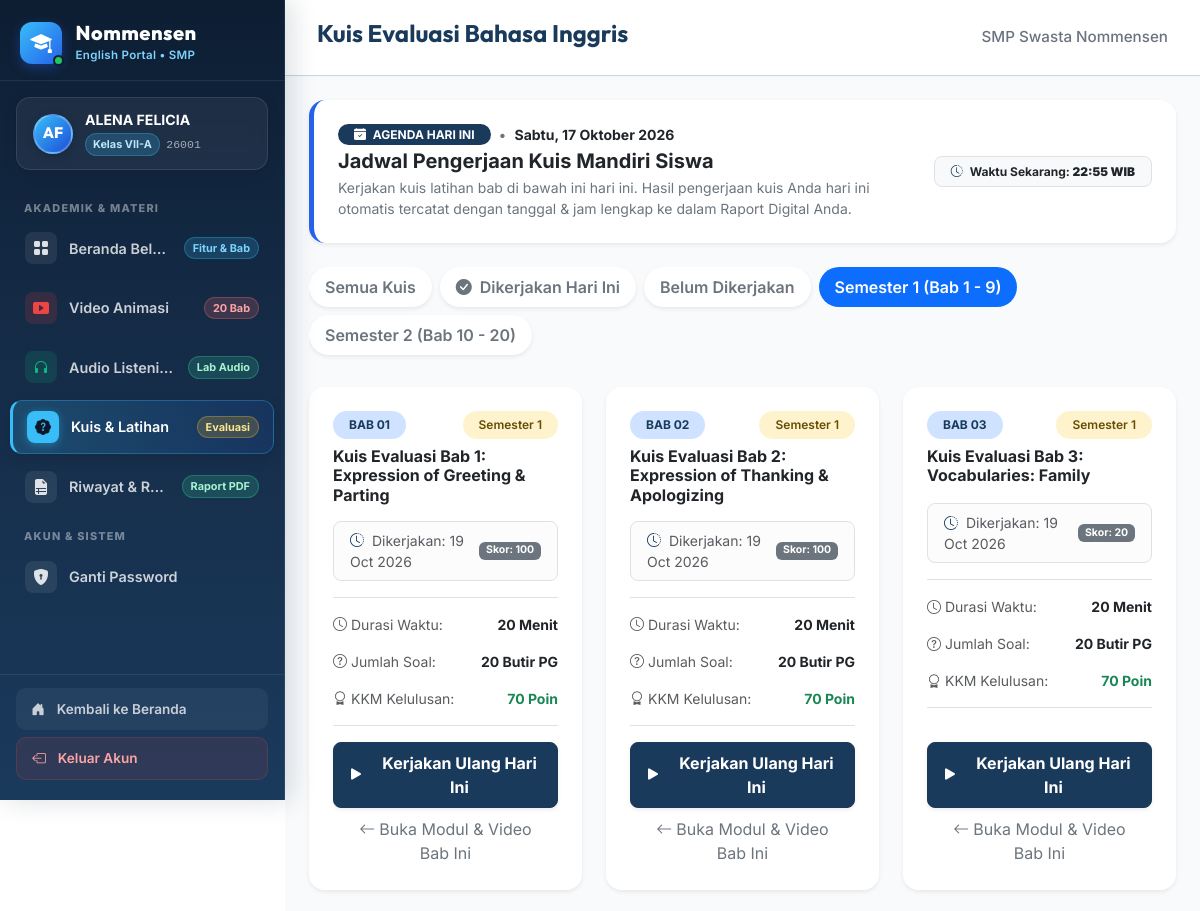
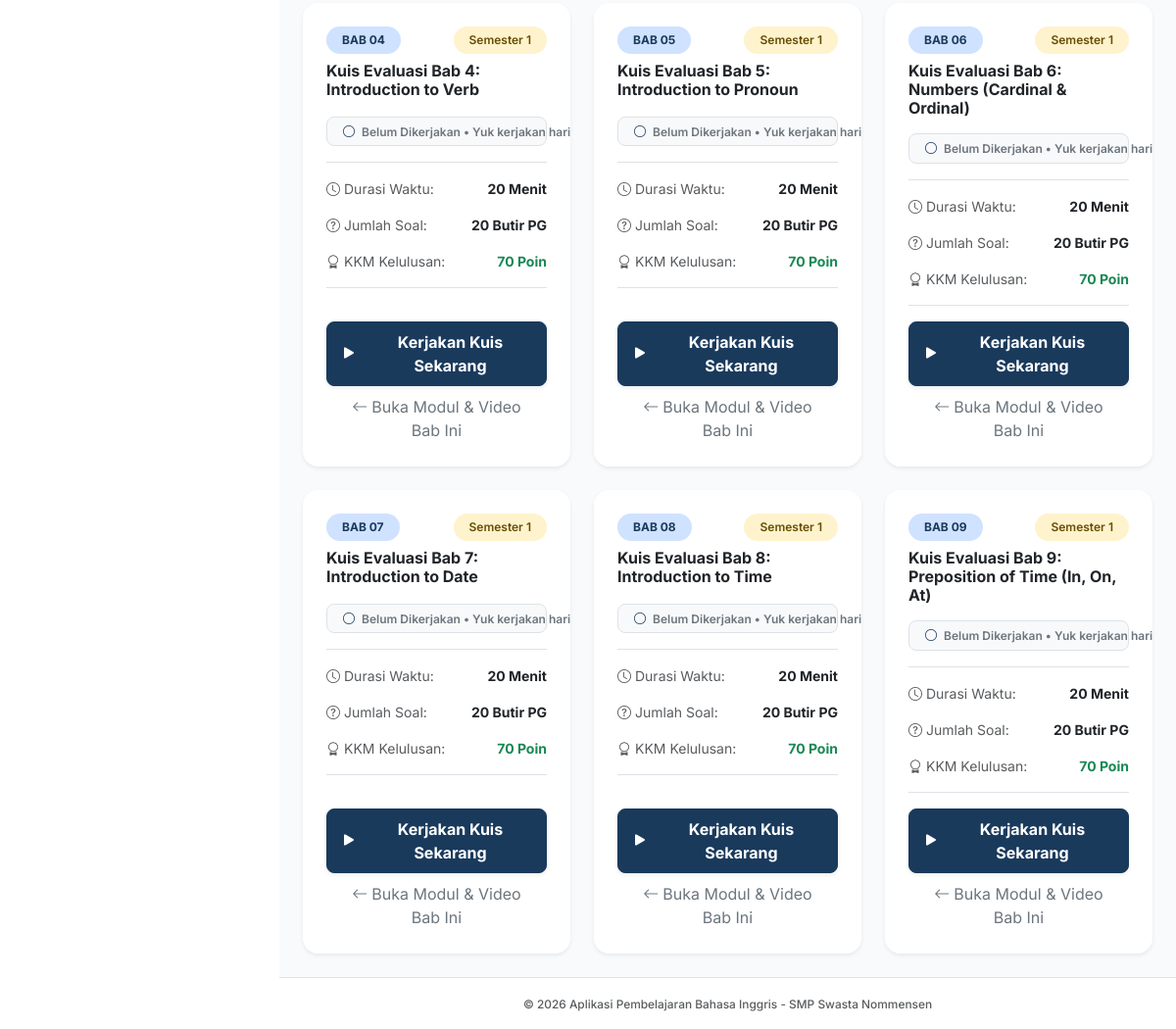
Screenshot of /siswa/kuis.php?semester=1 (signed in) with the database file from the repository (2 pictures, top to bottom).
### tables this page shows
CREATE TABLE `tb_kuis` (
  `id_kuis` int(11) NOT NULL AUTO_INCREMENT,
  `judul_kuis` varchar(150) NOT NULL,
  `kategori_materi` varchar(50) NOT NULL,
  `waktu_pengerjaan` int(11) NOT NULL,
  `id_materi` int(11) DEFAULT NULL,
  `nilai_lulus` int(11) DEFAULT 70,
  `created_at` timestamp NOT NULL DEFAULT current_timestamp(),
  `id_guru` int(11) DEFAULT NULL,
  PRIMARY KEY (`id_kuis`),
  KEY `id_guru` (`id_guru`),
  KEY `id_materi` (`id_materi`),
  CONSTRAINT `tb_kuis_ibfk_1` FOREIGN KEY (`id_guru`) REFERENCES `tb_guru` (`id_guru`) ON DELETE SET NULL,
  CONSTRAINT `tb_kuis_ibfk_2` FOREIGN KEY (`id_materi`) REFERENCES `tb_materi` (`id_materi`) ON DELETE SET NULL
);

CREATE TABLE `tb_materi` (
  `id_materi` int(11) NOT NULL AUTO_INCREMENT,
  `kategori` varchar(50) NOT NULL,
  `semester` tinyint(1) NOT NULL DEFAULT 1,
  `urutan` int(11) NOT NULL DEFAULT 1,
  `judul_materi` varchar(150) NOT NULL,
  `ringkasan` text DEFAULT NULL,
  `konten_teks` text DEFAULT NULL,
  `created_at` timestamp NOT NULL DEFAULT current_timestamp(),
  `id_guru` int(11) DEFAULT NULL,
  PRIMARY KEY (`id_materi`),
  KEY `id_guru` (`id_guru`),
  CONSTRAINT `tb_materi_ibfk_1` FOREIGN KEY (`id_guru`) REFERENCES `tb_guru` (`id_guru`) ON DELETE SET NULL
);

CREATE TABLE `tb_hasil` (
  `id_hasil` int(11) NOT NULL AUTO_INCREMENT,
  `id_siswa` int(11) NOT NULL,
  `id_kuis` int(11) NOT NULL,
  `skor` int(11) NOT NULL,
  `jumlah_benar` int(11) NOT NULL,
  `jumlah_salah` int(11) NOT NULL,
  `waktu_selesai` timestamp NOT NULL DEFAULT current_timestamp(),
  PRIMARY KEY (`id_hasil`),
  KEY `id_siswa` (`id_siswa`),
  KEY `id_kuis` (`id_kuis`),
  CONSTRAINT `tb_hasil_ibfk_1` FOREIGN KEY (`id_siswa`) REFERENCES `tb_siswa` (`id_siswa`) ON DELETE CASCADE,
  CONSTRAINT `tb_hasil_ibfk_2` FOREIGN KEY (`id_kuis`) REFERENCES `tb_kuis` (`id_kuis`) ON DELETE CASCADE
);

### siswa/kuis.php (the view, shortened to what this page needs)
<?php
require_once '../config.php';
$id_siswa = $_SESSION['siswa_id'];
$filter_sem = isset($_GET['semester']) ? intval($_GET['semester']) : 0;
$filter_status = isset($_GET['status_pengerjaan']) ? trim($_GET['status_pengerjaan']) : '';
$sql = "
    SELECT k.*, m.urutan, m.semester, m.judul_materi
    FROM tb_kuis k
    LEFT JOIN tb_materi m ON k.id_materi = m.id_materi
";
if ($filter_sem === 1 || $filter_sem === 2) {
    $sql .= " WHERE m.semester = :sem";
}
$sql .= " ORDER BY IFNULL(m.urutan, k.id_kuis) ASC";
try {
    $stmt = $pdo->prepare($sql);
    if ($filter_sem === 1 || $filter_sem === 2) {
        $stmt->execute(['sem' => $filter_sem]);
    } else {
        $stmt->execute();
    }
    $quizzes = $stmt->fetchAll();
} catch (PDOException $e) {
    die("Gagal mengambil data kuis: " . $e->getMessage());
}
$my_quiz_map = [];
try {
    $stmt_my = $pdo->prepare("
        SELECT id_hasil, id_kuis, skor, waktu_selesai,
               (DATE(waktu_selesai) = CURRENT_DATE()) as is_today
        FROM tb_hasil
        WHERE id_siswa = :id_siswa
        ORDER BY waktu_selesai DESC
    ");
    $stmt_my->execute(['id_siswa' => $id_siswa]);
    $my_attempts = $stmt_my->fetchAll();
    foreach ($my_attempts as $att) {
        $qid = $att['id_kuis'];
        if (!isset($my_quiz_map[$qid])) {
            $my_quiz_map[$qid] = $att;
        }
    }
} catch (PDOException $e) {
    $my_quiz_map = [];
}
$hari_arr = ['Sunday' => 'Minggu', 'Monday' => 'Senin', 'Tuesday' => 'Selasa', 'Wednesday' => 'Rabu', 'Thursday' => 'Kamis', 'Friday' => 'Jumat', 'Saturday' => 'Sabtu'];
$bulan_arr = [1 => 'Januari', 2 => 'Februari', 3 => 'Maret', 4 => 'April', 5 => 'Mei', 6 => 'Juni', 7 => 'Juli', 8 => 'Agustus', 9 => 'September', 10 => 'Oktober', 11 => 'November', 12 => 'Desember'];
$hari_ini = $hari_arr[date('l')] ?? date('l');
$tanggal_indo = $hari_ini . ', ' . date('d') . ' ' . ($bulan_arr[intval(date('m'))] ?? date('F')) . ' ' . date('Y');
require_once '../includes/header.php';
require_once '../includes/sidebar.php';
?>
<main class="siswa-main">
    <header class="siswa-header">
        <h1>Kuis Evaluasi Bahasa Inggris</h1>
        <div class="siswa-header-school">SMP Swasta Nommensen</div>
    </header>
    <div class="siswa-content container-fluid px-3 px-md-4 py-4">
        <div class="card border-0 shadow-sm rounded-4 bg-white p-3 p-md-4 mb-4" style="border-left: 5px solid #2563eb !important;">
            <div class="d-flex flex-column flex-md-row justify-content-between align-items-md-center gap-3">
                <div>
                    <div class="d-flex align-items-center gap-2 mb-1">
                        <span class="badge bg-primary px-3 py-1 rounded-pill fw-bold">
                            <i class="bi bi-calendar-check-fill me-1"></i> AGENDA HARI INI
                        </span>
                        <span class="text-secondary small">&bull;</span>
                        <span class="text-dark fw-bold small"><?= $tanggal_indo ?></span>
                    </div>
                    <h2 class="h5 fw-bold text-dark mb-1">Jadwal Pengerjaan Kuis Mandiri Siswa</h2>
                    <p class="text-secondary small mb-0">
                        Kerjakan kuis latihan bab di bawah ini hari ini. Hasil pengerjaan kuis Anda hari ini otomatis tercatat dengan tanggal &amp; jam lengkap ke dalam Raport Digital Anda.
                    </p>
                </div>
                <div class="flex-shrink-0 text-md-end">
                    <span class="badge bg-light text-dark border px-3 py-2 rounded-3 small">
                        <i class="bi bi-clock-history me-1 text-primary"></i> Waktu Sekarang: <strong><?= date('H:i') ?> WIB</strong>
                    </span>
                </div>
            </div>
        </div>
        <div class="d-flex overflow-auto pb-2 mb-4">
            <ul class="nav nav-pills gap-2 flex-nowrap flex-md-wrap">
                <li class="nav-item">
                    <a href="kuis.php" class="nav-link rounded-pill px-3 py-2 fw-semibold <?= $filter_sem === 0 && empty($filter_status) ? 'active' : 'bg-white text-secondary shadow-sm' ?>">
                        Semua Kuis
                    </a>
                </li>
                <li class="nav-item">
                    <a href="kuis.php?status_pengerjaan=today" class="nav-link rounded-pill px-3 py-2 fw-semibold <?= $filter_status === 'today' ? 'active bg-success text-white' : 'bg-white text-secondary shadow-sm' ?>">
                        <i class="bi bi-check-circle-fill me-1"></i> Dikerjakan Hari Ini
                    </a>
                </li>
                <li class="nav-item">
                    <a href="kuis.php?status_pengerjaan=undone" class="nav-link rounded-pill px-3 py-2 fw-semibold <?= $filter_status === 'undone' ? 'active' : 'bg-white text-secondary shadow-sm' ?>">
                        Belum Dikerjakan
                    </a>
                </li>
                <li class="nav-item">
                    <a href="kuis.php?semester=1" class="nav-link rounded-pill px-3 py-2 fw-semibold <?= $filter_sem === 1 ? 'active' : 'bg-white text-secondary shadow-sm' ?>">
                        Semester 1 (Bab 1 - 9)
                    </a>
                </li>
                <li class="nav-item">
                    <a href="kuis.php?semester=2" class="nav-link rounded-pill px-3 py-2 fw-semibold <?= $filter_sem === 2 ? 'active' : 'bg-white text-secondary shadow-sm' ?>">
                        Semester 2 (Bab 10 - 20)
                    </a>
                </li>
            </ul>
        </div>
        <?php if (empty($quizzes)): ?>
            <div class="alert alert-light border border-dashed rounded-4 p-5 text-center text-muted shadow-sm bg-white">
                <i class="bi bi-clipboard-x fs-1 d-block mb-2 text-secondary"></i>
                Tidak ada kuis yang cocok dengan filter yang dipilih.
            </div>
        <?php else: ?>
            <div class="row row-cols-1 row-cols-md-2 row-cols-xl-3 g-4">
                <?php foreach ($quizzes as $quiz): ?>
                    <?php
                    $stmt_count = $pdo->prepare("SELECT COUNT(*) FROM tb_soal WHERE id_kuis = :id");
                    $stmt_count->execute(['id' => $quiz['id_kuis']]);
                    $total_soal = $stmt_count->fetchColumn();
                    $my_attempt = $my_quiz_map[$quiz['id_kuis']] ?? null;
                    $is_done_today = $my_attempt && !empty($my_attempt['is_today']);
                    ?>
                    <div class="col">
                        <div class="card h-100 border-0 shadow-sm rounded-4 overflow-hidden d-flex flex-column bg-white">
                            <div class="card-header bg-white border-0 pt-4 pb-0 px-4">
                                <div class="d-flex justify-content-between align-items-center mb-2">
                                    <?php if ($quiz['urutan']): ?>
                                        <span class="badge bg-primary-subtle text-primary fw-bold py-2 px-3 rounded-pill">
                                            BAB <?= sprintf("%02d", $quiz['urutan']) ?>
                                        </span>
                                    <?php endif; ?>
                                    <?php if ($quiz['semester']): ?>
                                        <span class="badge <?= $quiz['semester'] == 1 ? 'bg-warning-subtle text-warning-emphasis' : 'bg-info-subtle text-info-emphasis' ?> py-2 px-3 rounded-pill fw-semibold">
                                            Semester <?= htmlspecialchars($quiz['semester']) ?>
                                        </span>
                                    <?php endif; ?>
                                </div>
                                <h3 class="card-title h6 fw-bold text-dark mt-2 mb-0" style="min-height: 2.5rem;">
                                    <?= htmlspecialchars($quiz['judul_kuis']) ?>
                                </h3>
                            </div>
                            <div class="card-body px-4 py-3 flex-grow-1">
                                <?php if ($my_attempt): ?>
                                    <?php if ($is_done_today): ?>
                                        <div class="alert alert-success py-2 px-3 mb-3 rounded-3 small fw-bold d-flex align-items-center justify-content-between border-0 shadow-xs">
                                            <span>
                                                <i class="bi bi-check-circle-fill me-1 text-success"></i>
                                                Dikerjakan Hari Ini (<?= date('H:i', strtotime($my_attempt['waktu_selesai'])) ?> WIB)
                                            </span>
                                            <span class="badge bg-success">Skor: <?= $my_attempt['skor'] ?></span>
                                        </div>
                                    <?php else: ?>
                                        <div class="alert alert-light border py-2 px-3 mb-3 rounded-3 small text-muted d-flex align-items-center justify-content-between">
                                            <span>
                                                <i class="bi bi-clock-history me-1 text-primary"></i>
                                                Dikerjakan: <?= date('d M Y', strtotime($my_attempt['waktu_selesai'])) ?>
                                            </span>
                                            <span class="badge bg-secondary">Skor: <?= $my_attempt['skor'] ?></span>
                                        </div>
                                    <?php endif; ?>
                                <?php else: ?>
                                    <div class="badge bg-light text-secondary border py-2 px-3 mb-3 rounded-3 small fw-semibold text-start d-block">
                                        <i class="bi bi-circle me-1 text-primary"></i> Belum Dikerjakan &bull; Yuk kerjakan hari ini!
                                    </div>
                                <?php endif; ?>
                                <div class="list-group list-group-flush border-top border-bottom py-2 small">
                                    <div class="list-group-item d-flex justify-content-between px-0 py-2 border-0">
                                        <span class="text-muted"><i class="bi bi-clock me-1"></i>Durasi Waktu:</span>
                                        <strong class="text-dark"><?= htmlspecialchars($quiz['waktu_pengerjaan']) ?> Menit</strong>
                                    </div>
                                    <div class="list-group-item d-flex justify-content-between px-0 py-2 border-0">
                                        <span class="text-muted"><i class="bi bi-question-circle me-1"></i>Jumlah Soal:</span>
                                        <strong class="text-dark"><?= htmlspecialchars($total_soal) ?> Butir PG</strong>
                                    </div>
                                    <div class="list-group-item d-flex justify-content-between px-0 py-2 border-0">
                                        <span class="text-muted"><i class="bi bi-award me-1"></i>KKM Kelulusan:</span>
                                        <strong class="text-success"><?= htmlspecialchars($quiz['nilai_lulus'] ?? 70) ?> Poin</strong>
                                    </div>
                                </div>
                            </div>
                            <div class="card-footer bg-white border-0 pt-0 pb-4 px-4 d-flex flex-column gap-2">
                                <a href="kuis_kerjakan.php?id_kuis=<?= $quiz['id_kuis'] ?>" class="btn <?= $is_done_today ? 'btn-outline-primary' : 'btn-primary' ?> w-100 rounded-3 fw-bold py-2 shadow-sm d-flex align-items-center justify-content-center gap-2">
                                    <i class="bi bi-play-fill fs-5"></i>
                                    <span><?= $my_attempt ? 'Kerjakan Ulang Hari Ini' : 'Kerjakan Kuis Sekarang' ?></span>
                                </a>
                                <?php if (!empty($quiz['id_materi'])): ?>
                                    <a href="materi_detail.php?id=<?= $quiz['id_materi'] ?>" class="btn btn-link text-decoration-none text-secondary small py-0 text-center">
                                        <i class="bi bi-arrow-left me-1"></i>Buka Modul &amp; Video Bab Ini
                                    </a>
                                <?php endif; ?>
                            </div>
                        </div>
                    </div>
                <?php endforeach; ?>
            </div>
        <?php endif; ?>
    </div>
<?php require_once '../includes/footer.php'; ?>

### assets/css/style.css (style rules this page uses)
:root { --accent-blue: #1A3A5C; --accent-blue-hover: #10243b; --bs-primary: #1A3A5C; --bs-primary-rgb: 26, 58, 92; --bg-light: #ffffff; --bg-header: #1A3A5C; --bg-footer: #10243b; --text-main: #111827; --text-muted: #6b7280; --border-color: #cbd5e1; --transition-smooth: all 0.2s ease-in-out; }
* { box-sizing: border-box; margin: 0; padding: 0; }
html, body { height: 100%; }
body { font-family: 'Inter', sans-serif; background-color: var(--bg-light); color: var(--text-main); display: flex; flex-direction: column; min-height: 100vh; }
.btn-primary { background-color: var(--accent-blue); border-color: var(--accent-blue); color: #ffffff; }
.siswa-main { flex: 1; min-width: 0; display: flex; flex-direction: column; min-height: 100vh; background-color: #f8fafc; margin-left: 285px; width: calc(100% - 285px); }
.siswa-header { background-color: #ffffff; border-bottom: 1px solid var(--border-color); padding: 1.2rem 2rem; display: flex; justify-content: space-between; align-items: center; box-shadow: 0 1px 3px rgba(0, 0, 0, 0.02); }
.siswa-header h1 { font-family: 'Outfit', sans-serif; font-size: 1.5rem; color: var(--accent-blue); font-weight: 700; }
.siswa-header-school { font-size: 0.95rem; color: var(--text-muted); font-weight: 500; }
.siswa-content { flex-grow: 1; padding: 2.5rem; max-width: 1200px; width: 100%; margin: 0 auto; }

### rows the page displays
tb_kuis: id_materi.urutan "01", id_materi.semester "1", judul_kuis "Kuis Evaluasi Bab 1: Expression of Greeting & Parting", id_kuis.waktu_selesai "19 Oct 2026", id_kuis.skor "100", waktu_pengerjaan "20", total_soal "20", nilai_lulus "70", shows "Kerjakan Ulang Hari Ini"
tb_kuis: id_materi.urutan "02", id_materi.semester "1", judul_kuis "Kuis Evaluasi Bab 2: Expression of Thanking & Apologizing", id_kuis.waktu_selesai "19 Oct 2026", id_kuis.skor "100", waktu_pengerjaan "20", total_soal "20", nilai_lulus "70", shows "Kerjakan Ulang Hari Ini"
tb_kuis: id_materi.urutan "03", id_materi.semester "1", judul_kuis "Kuis Evaluasi Bab 3: Vocabularies: Family", id_kuis.waktu_selesai "19 Oct 2026", id_kuis.skor "20", waktu_pengerjaan "20", total_soal "20", nilai_lulus "70", shows "Kerjakan Ulang Hari Ini"
tb_kuis: id_materi.urutan "04", id_materi.semester "1", judul_kuis "Kuis Evaluasi Bab 4: Introduction to Verb", shows "Belum Dikerjakan • Yuk kerjakan hari…", waktu_pengerjaan "20", total_soal "20", nilai_lulus "70", shows "Kerjakan Kuis Sekarang"
tb_kuis: id_materi.urutan "05", id_materi.semester "1", judul_kuis "Kuis Evaluasi Bab 5: Introduction to Pronoun", shows "Belum Dikerjakan • Yuk kerjakan hari…", waktu_pengerjaan "20", total_soal "20", nilai_lulus "70", shows "Kerjakan Kuis Sekarang"
tb_kuis: id_materi.urutan "06", id_materi.semester "1", judul_kuis "Kuis Evaluasi Bab 6: Numbers (Cardinal & Ordinal)", shows "Belum Dikerjakan • Yuk kerjakan hari…", waktu_pengerjaan "20", total_soal "20", nilai_lulus "70", shows "Kerjakan Kuis Sekarang"
tb_kuis: id_materi.urutan "07", id_materi.semester "1", judul_kuis "Kuis Evaluasi Bab 7: Introduction to Date", shows "Belum Dikerjakan • Yuk kerjakan hari…", waktu_pengerjaan "20", total_soal "20", nilai_lulus "70", shows "Kerjakan Kuis Sekarang"
tb_kuis: id_materi.urutan "08", id_materi.semester "1", judul_kuis "Kuis Evaluasi Bab 8: Introduction to Time", shows "Belum Dikerjakan • Yuk kerjakan hari…", waktu_pengerjaan "20", total_soal "20", nilai_lulus "70", shows "Kerjakan Kuis Sekarang"
tb_kuis: id_materi.urutan "09", id_materi.semester "1", judul_kuis "Kuis Evaluasi Bab 9: Preposition of Time (In, On, At)", shows "Belum Dikerjakan • Yuk kerjakan hari…", waktu_pengerjaan "20", total_soal "20", nilai_lulus "70", shows "Kerjakan Kuis Sekarang"

### other values shown
$initials "AF"
$nama_siswa "ALENA FELICIA"
$kelas_siswa "VII-A"
$nis_siswa "26001"
